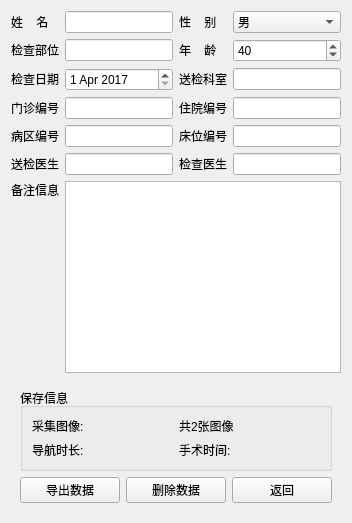
        <widget class="QWidget" name="page_personinfo">
         <layout class="QVBoxLayout" name="verticalLayout_12">
          <item>
           <layout class="QGridLayout" name="gridLayout_4">
            <item row="0" column="0">
             <widget class="QLabel" name="label_4">
              <property name="sizePolicy">
               <sizepolicy hsizetype="Preferred" vsizetype="Fixed">
                <horstretch>0</horstretch>
                <verstretch>0</verstretch>
               </sizepolicy>
              </property>
              <property name="text">
               <string>姓    名</string>
              </property>
             </widget>
            </item>
            <item row="0" column="1">
             <widget class="QLineEdit" name="lineEdit_name">
              <property name="enabled">
               <bool>true</bool>
              </property>
             </widget>
            </item>
            <item row="0" column="2">
             <widget class="QLabel" name="label_6">
              <property name="sizePolicy">
               <sizepolicy hsizetype="Preferred" vsizetype="Fixed">
                <horstretch>0</horstretch>
                <verstretch>0</verstretch>
               </sizepolicy>
              </property>
              <property name="text">
               <string>性    别</string>
              </property>
             </widget>
            </item>
            <item row="0" column="3">
             <widget class="QComboBox" name="comboBox_sex">
              <item>
               <property name="text">
                <string>男</string>
               </property>
              </item>
              <item>
               <property name="text">
                <string>女</string>
               </property>
              </item>
             </widget>
            </item>
            <item row="1" column="0">
             <widget class="QLabel" name="label_7">
              <property name="sizePolicy">
               <sizepolicy hsizetype="Preferred" vsizetype="Fixed">
                <horstretch>0</horstretch>
                <verstretch>0</verstretch>
               </sizepolicy>
              </property>
              <property name="text">
               <string>检查部位</string>
              </property>
             </widget>
            </item>
            <item row="1" column="1">
             <widget class="QLineEdit" name="lineEdit_checkpos"/>
            </item>
            <item row="1" column="2">
             <widget class="QLabel" name="label_12">
              <property name="sizePolicy">
               <sizepolicy hsizetype="Preferred" vsizetype="Fixed">
                <horstretch>0</horstretch>
                <verstretch>0</verstretch>
               </sizepolicy>
              </property>
              <property name="text">
               <string>年    龄</string>
              </property>
             </widget>
            </item>
            <item row="1" column="3">
             <widget class="QSpinBox" name="spinBox_age">
              <property name="maximum">
               <number>150</number>
              </property>
              <property name="value">
               <number>40</number>
              </property>
             </widget>
            </item>
            <item row="2" column="0">
             <widget class="QLabel" name="label_8">
              <property name="sizePolicy">
               <sizepolicy hsizetype="Preferred" vsizetype="Fixed">
                <horstretch>0</horstretch>
                <verstretch>0</verstretch>
               </sizepolicy>
              </property>
              <property name="text">
               <string>检查日期</string>
              </property>
             </widget>
            </item>
            <item row="2" column="1">
             <widget class="QDateEdit" name="dateEdit_date">
              <property name="date">
               <date>
                <year>2017</year>
                <month>4</month>
                <day>1</day>
               </date>
              </property>
             </widget>
            </item>
            <item row="2" column="2">
             <widget class="QLabel" name="label_13">
              <property name="sizePolicy">
               <sizepolicy hsizetype="Preferred" vsizetype="Fixed">
                <horstretch>0</horstretch>
                <verstretch>0</verstretch>
               </sizepolicy>
              </property>
              <property name="text">
               <string>送检科室</string>
              </property>
             </widget>
            </item>
            <item row="2" column="3">
             <widget class="QLineEdit" name="lineEdit_checkroom"/>
            </item>
            <item row="3" column="0">
             <widget class="QLabel" name="label_9">
              <property name="sizePolicy">
               <sizepolicy hsizetype="Preferred" vsizetype="Fixed">
                <horstretch>0</horstretch>
                <verstretch>0</verstretch>
               </sizepolicy>
              </property>
              <property name="text">
               <string>门诊编号</string>
              </property>
             </widget>
            </item>
            <item row="3" column="1">
             <widget class="QLineEdit" name="lineEdit_menzhenno"/>
            </item>
            <item row="3" column="2">
             <widget class="QLabel" name="label_14">
              <property name="sizePolicy">
               <sizepolicy hsizetype="Preferred" vsizetype="Fixed">
                <horstretch>0</horstretch>
                <verstretch>0</verstretch>
               </sizepolicy>
              </property>
              <property name="text">
               <string>住院编号</string>
              </property>
             </widget>
            </item>
            <item row="3" column="3">
             <widget class="QLineEdit" name="lineEdit_zhuyuanno"/>
            </item>
            <item row="4" column="0">
             <widget class="QLabel" name="label_10">
              <property name="sizePolicy">
               <sizepolicy hsizetype="Preferred" vsizetype="Fixed">
                <horstretch>0</horstretch>
                <verstretch>0</verstretch>
               </sizepolicy>
              </property>
              <property name="text">
               <string>病区编号</string>
              </property>
             </widget>
            </item>
            <item row="4" column="1">
             <widget class="QLineEdit" name="lineEdit_bingquno"/>
            </item>
            <item row="4" column="2">
             <widget class="QLabel" name="label_15">
              <property name="sizePolicy">
               <sizepolicy hsizetype="Preferred" vsizetype="Fixed">
                <horstretch>0</horstretch>
                <verstretch>0</verstretch>
               </sizepolicy>
              </property>
              <property name="text">
               <string>床位编号</string>
              </property>
             </widget>
            </item>
            <item row="4" column="3">
             <widget class="QLineEdit" name="lineEdit_chuangweino"/>
            </item>
            <item row="5" column="0">
             <widget class="QLabel" name="label_11">
              <property name="sizePolicy">
               <sizepolicy hsizetype="Preferred" vsizetype="Fixed">
                <horstretch>0</horstretch>
                <verstretch>0</verstretch>
               </sizepolicy>
              </property>
              <property name="text">
               <string>送检医生</string>
              </property>
             </widget>
            </item>
            <item row="5" column="1">
             <widget class="QLineEdit" name="lineEdit_tocheckdoctor"/>
            </item>
            <item row="5" column="2">
             <widget class="QLabel" name="label_16">
              <property name="sizePolicy">
               <sizepolicy hsizetype="Preferred" vsizetype="Fixed">
                <horstretch>0</horstretch>
                <verstretch>0</verstretch>
               </sizepolicy>
              </property>
              <property name="text">
               <string>检查医生</string>
              </property>
             </widget>
            </item>
            <item row="5" column="3">
             <widget class="QLineEdit" name="lineEdit_checkdoctor"/>
            </item>
           </layout>
          </item>
          <item>
           <layout class="QHBoxLayout" name="horizontalLayout_2">
            <item>
             <layout class="QVBoxLayout" name="verticalLayout">
              <item>
               <widget class="QLabel" name="label_17">
                <property name="sizePolicy">
                 <sizepolicy hsizetype="Preferred" vsizetype="Fixed">
                  <horstretch>0</horstretch>
                  <verstretch>0</verstretch>
                 </sizepolicy>
                </property>
                <property name="text">
                 <string>备注信息</string>
                </property>
               </widget>
              </item>
              <item>
               <spacer name="verticalSpacer">
                <property name="orientation">
                 <enum>Qt::Vertical</enum>
                </property>
                <property name="sizeHint" stdset="0">
                 <size>
                  <width>20</width>
                  <height>40</height>
                 </size>
                </property>
               </spacer>
              </item>
             </layout>
            </item>
            <item>
             <widget class="QTextEdit" name="textEdit_comment"/>
            </item>
           </layout>
          </item>
          <item>
           <widget class="QStackedWidget" name="stackedWidget_buttons">
            <property name="currentIndex">
             <number>1</number>
            </property>
            <widget class="QWidget" name="page">
             <layout class="QVBoxLayout" name="verticalLayout_13">
              <item>
               <spacer name="verticalSpacer_5">
                <property name="orientation">
                 <enum>Qt::Vertical</enum>
                </property>
                <property name="sizeHint" stdset="0">
                 <size>
                  <width>20</width>
                  <height>59</height>
                 </size>
                </property>
               </spacer>
              </item>
              <item>
               <layout class="QHBoxLayout" name="horizontalLayout_3">
                <item>
                 <widget class="QPushButton" name="pushButton_createperson">
                  <property name="text">
                   <string> 新    建</string>
                  </property>
                 </widget>
                </item>
                <item>
                 <widget class="QPushButton" name="pushButton_saveperson">
                  <property name="text">
                   <string>保    存</string>
                  </property>
                 </widget>
                </item>
               </layout>
              </item>
             </layout>
            </widget>
            <widget class="QWidget" name="page_2">
             <layout class="QVBoxLayout" name="verticalLayout_2">
              <item>
               <widget class="QGroupBox" name="groupBox_9">
                <property name="title">
                 <string>保存信息</string>
                </property>
                <layout class="QGridLayout" name="gridLayout_8">
                 <item row="0" column="0">
                  <widget class="QLabel" name="label_42">
                   <property name="text">
                    <string>采集图像:</string>
                   </property>
                  </widget>
                 </item>
                 <item row="0" column="1">
                  <widget class="QLabel" name="label_imgcount">
                   <property name="text">
                    <string>共2张图像</string>
                   </property>
                  </widget>
                 </item>
                 <item row="1" column="0">
                  <widget class="QLabel" name="label_44">
                   <property name="text">
                    <string>导航时长:</string>
                   </property>
                  </widget>
                 </item>
                 <item row="1" column="1">
                  <widget class="QLabel" name="label_45">
                   <property name="text">
                    <string>手术时间:</string>
                   </property>
                  </widget>
                 </item>
                </layout>
               </widget>
              </item>
              <item>
               <layout class="QHBoxLayout" name="horizontalLayout_13">
                <item>
                 <widget class="QPushButton" name="pushButton_exportdata">
                  <property name="text">
                   <string>导出数据</string>
                  </property>
                 </widget>
                </item>
                <item>
                 <widget class="QPushButton" name="pushButton_deleteitem">
                  <property name="text">
                   <string>删除数据</string>
                  </property>
                 </widget>
                </item>
                <item>
                 <widget class="QPushButton" name="pushButton_returnpage">
                  <property name="text">
                   <string>返回</string>
                  </property>
                 </widget>
                </item>
               </layout>
              </item>
             </layout>
            </widget>
           </widget>
          </item>
         </layout>
        </widget>
